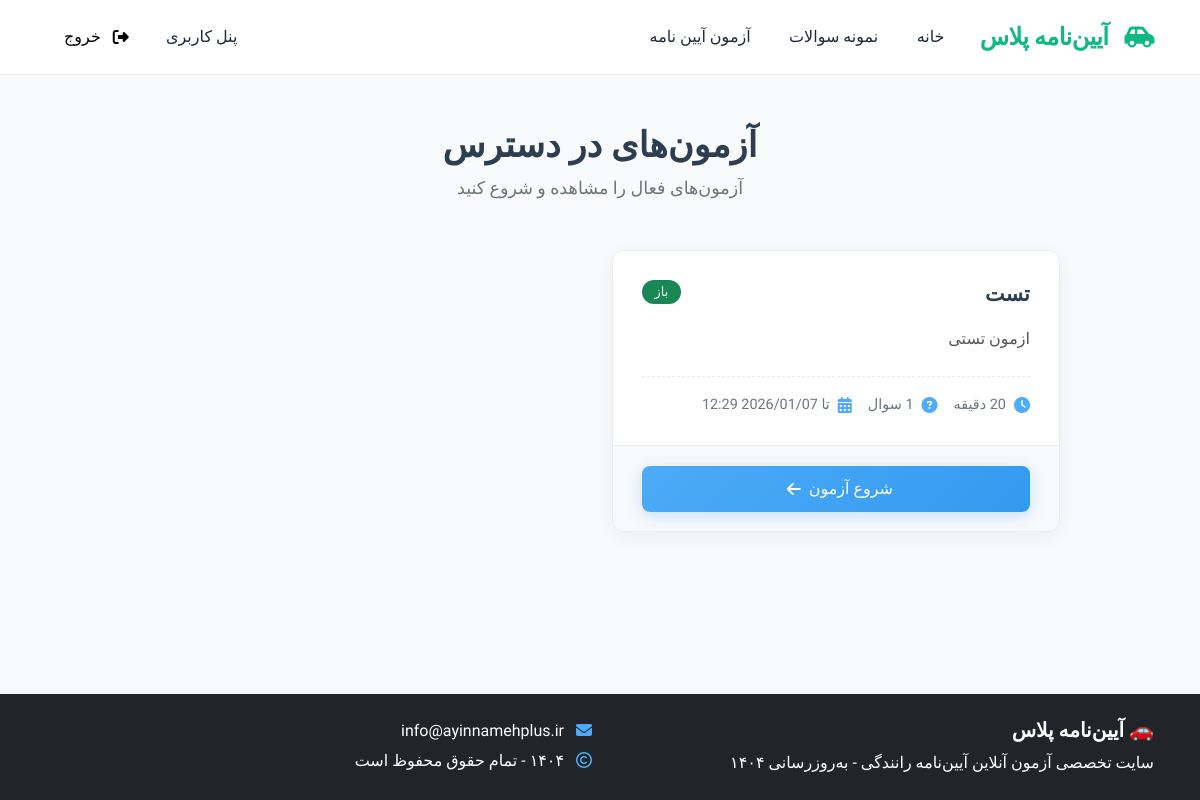
Before: /quiz/ (signed in) with the older database file.
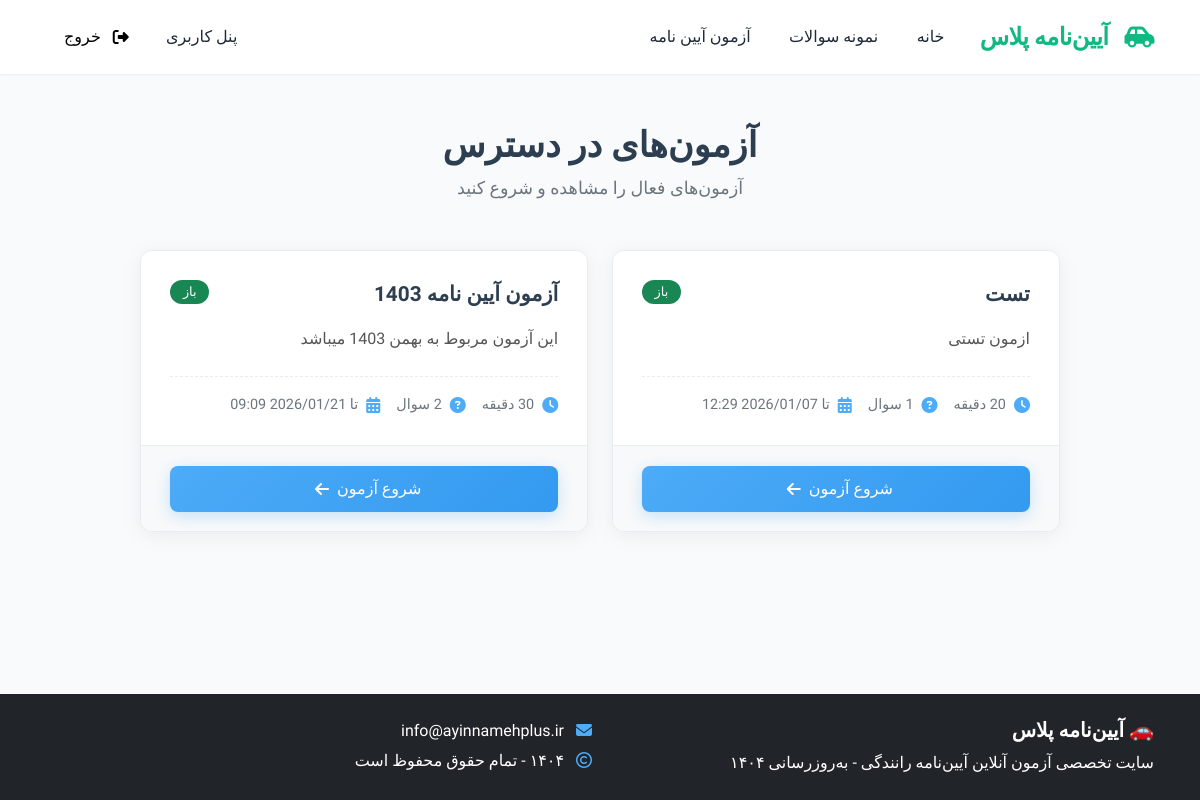
After: the same page with the newer database file.
### quizbuilder_module/models.py (models this page shows, shortened)
class Quiz(QuizStartedSmsMixin, models.Model):
    title = models.CharField(verbose_name='عنوان', max_length=255)
    desc = models.TextField(verbose_name='توضیحات', max_length=500)
    status = models.CharField(verbose_name='وضعیت', default='open', choices=QUIZ_STATUS.CHOICES, max_length=50)
    time = models.PositiveIntegerField(verbose_name='مدت زمان آزمون (دقیقه)', null=True, blank=True)
    expire_time = models.DateTimeField(verbose_name='تاریخ پایان آزمون', null=True, blank=True)
    class Meta:
        verbose_name = 'آزمون'
        verbose_name_plural = 'آزمون ها'
    @property
    def get_status(self):
        return dict(QUIZ_STATUS.CHOICES).get(self.status, '')
    @property
    def get_status_class(self):
        return dict(QuizStatusClass.CHOICES).get(self.status, '')

### quizbuilder_module/views.py (the view)
# urls.py: path('', views.QuizListView.as_view(), name='quiz_list'),
class QuizListView(LoginRequiredMixin, ListView):
    model = Quiz
    template_name = 'quizbuilder_module/quiz_list.html'
    context_object_name = 'quizzes'
    ordering = ['-id']
    def get_queryset(self):
        now = timezone.now()
        return Quiz.objects.filter(
            status='open'
        ).annotate(
            question_count=Count('questions')
        ).prefetch_related('questions')
    def get_context_data(self, **kwargs):
        context = super().get_context_data(**kwargs)
        return context

### quizbuilder_module/templates/quizbuilder_module/quiz_list.html (shortened to what this page needs)
{% extends 'shared/_layout.html' %}
{% load static %}
{% block extra_css %}
<link rel="stylesheet" href="{% static 'css/quiz_list.css' %}">
{% endblock %}
{% block content %}
<div class="container py-5">
    <div class="row justify-content-center">
        <div class="col-lg-10">
            <div class="page-header mb-5">
                <h1 class="page-title">آزمون‌های در دسترس</h1>
                <p class="page-subtitle">آزمون‌های فعال را مشاهده و شروع کنید</p>
            </div>
            {% if quizzes %}
                <div class="quiz-cards">
                    {% for quiz in quizzes %}
                    <div class="quiz-card">
                        <div class="quiz-card-body">
                            <div class="quiz-card-header">
                                <h3 class="quiz-title">{{ quiz.title }}</h3>
                                <span class="quiz-status badge bg-{{ quiz.get_status_class }}">
                                    {{ quiz.get_status }}
                                </span>
                            </div>
                            <p class="quiz-desc">{{ quiz.desc|truncatewords:30 }}</p>
                            <div class="quiz-meta">
                                {% if quiz.time %}
                                <div class="meta-item">
                                    <i class="fas fa-clock"></i>
                                    <span>{{ quiz.time }} دقیقه</span>
                                </div>
                                {% endif %}
                                <div class="meta-item">
                                    <i class="fas fa-question-circle"></i>
                                    <span>{{ quiz.questions.count }} سوال</span>
                                </div>
                                {% if quiz.expire_time %}
                                <div class="meta-item">
                                    <i class="fas fa-calendar-alt"></i>
                                    <span>تا {{ quiz.expire_time|date:"Y/m/d H:i" }}</span>
                                </div>
                                {% endif %}
                            </div>
                        </div>
                        <div class="quiz-card-footer">
                            <a href="{% url 'quizbuilder:take_quiz' quiz.id %}" class="btn btn-primary btn-start-quiz">
                                شروع آزمون
                                <i class="fas fa-arrow-left me-2"></i>
                            </a>
                        </div>
                    </div>
                    {% endfor %}
                </div>
            {% endif %}
        </div>
    </div>
</div>
{% endblock %}

Changed rows visible on the page:
added Quiz: title "آزمون آیین نامه 1403", get_status "باز", desc "این آزمون مربوط به بهمن 1403 میباشد", time "30", expire_time "2026/01/21 09:09"
